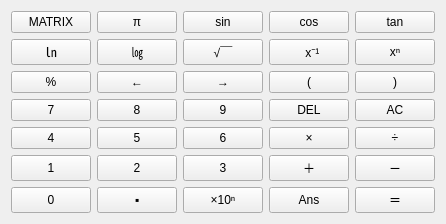
      <widget class="QWidget" name="page1">
       <layout class="QGridLayout" name="gridLayout">
        <item row="1" column="5">
         <widget class="QPushButton" name="buttonInverse">
          <property name="sizePolicy">
           <sizepolicy hsizetype="Expanding" vsizetype="Expanding">
            <horstretch>0</horstretch>
            <verstretch>0</verstretch>
           </sizepolicy>
          </property>
          <property name="maximumSize">
           <size>
            <width>200</width>
            <height>200</height>
           </size>
          </property>
          <property name="text">
           <string>  x⁻¹</string>
          </property>
         </widget>
        </item>
        <item row="2" column="1">
         <widget class="QPushButton" name="buttonMoveLeft">
          <property name="sizePolicy">
           <sizepolicy hsizetype="Expanding" vsizetype="Expanding">
            <horstretch>0</horstretch>
            <verstretch>0</verstretch>
           </sizepolicy>
          </property>
          <property name="maximumSize">
           <size>
            <width>200</width>
            <height>200</height>
           </size>
          </property>
          <property name="text">
           <string>←</string>
          </property>
         </widget>
        </item>
        <item row="2" column="0">
         <widget class="QPushButton" name="buttonMod">
          <property name="sizePolicy">
           <sizepolicy hsizetype="Expanding" vsizetype="Expanding">
            <horstretch>0</horstretch>
            <verstretch>0</verstretch>
           </sizepolicy>
          </property>
          <property name="maximumSize">
           <size>
            <width>200</width>
            <height>200</height>
           </size>
          </property>
          <property name="text">
           <string>%</string>
          </property>
         </widget>
        </item>
        <item row="4" column="7">
         <widget class="QPushButton" name="buttonDivide">
          <property name="sizePolicy">
           <sizepolicy hsizetype="Expanding" vsizetype="Expanding">
            <horstretch>0</horstretch>
            <verstretch>0</verstretch>
           </sizepolicy>
          </property>
          <property name="maximumSize">
           <size>
            <width>200</width>
            <height>200</height>
           </size>
          </property>
          <property name="text">
           <string>÷</string>
          </property>
          <property name="iconSize">
           <size>
            <width>80</width>
            <height>50</height>
           </size>
          </property>
         </widget>
        </item>
        <item row="0" column="0">
         <widget class="QPushButton" name="buttonMatrix">
          <property name="sizePolicy">
           <sizepolicy hsizetype="Expanding" vsizetype="Expanding">
            <horstretch>0</horstretch>
            <verstretch>0</verstretch>
           </sizepolicy>
          </property>
          <property name="maximumSize">
           <size>
            <width>200</width>
            <height>200</height>
           </size>
          </property>
          <property name="text">
           <string>MATRIX</string>
          </property>
         </widget>
        </item>
        <item row="0" column="1">
         <widget class="QPushButton" name="buttonPI">
          <property name="sizePolicy">
           <sizepolicy hsizetype="Expanding" vsizetype="Expanding">
            <horstretch>0</horstretch>
            <verstretch>0</verstretch>
           </sizepolicy>
          </property>
          <property name="maximumSize">
           <size>
            <width>200</width>
            <height>200</height>
           </size>
          </property>
          <property name="text">
           <string>π</string>
          </property>
         </widget>
        </item>
        <item row="4" column="0">
         <widget class="QPushButton" name="button4">
          <property name="sizePolicy">
           <sizepolicy hsizetype="Expanding" vsizetype="Expanding">
            <horstretch>0</horstretch>
            <verstretch>0</verstretch>
           </sizepolicy>
          </property>
          <property name="maximumSize">
           <size>
            <width>200</width>
            <height>200</height>
           </size>
          </property>
          <property name="text">
           <string>4</string>
          </property>
          <property name="iconSize">
           <size>
            <width>80</width>
            <height>50</height>
           </size>
          </property>
         </widget>
        </item>
        <item row="4" column="3">
         <widget class="QPushButton" name="button6">
          <property name="sizePolicy">
           <sizepolicy hsizetype="Expanding" vsizetype="Expanding">
            <horstretch>0</horstretch>
            <verstretch>0</verstretch>
           </sizepolicy>
          </property>
          <property name="maximumSize">
           <size>
            <width>200</width>
            <height>200</height>
           </size>
          </property>
          <property name="text">
           <string>6</string>
          </property>
          <property name="iconSize">
           <size>
            <width>80</width>
            <height>50</height>
           </size>
          </property>
         </widget>
        </item>
        <item row="4" column="1">
         <widget class="QPushButton" name="button5">
          <property name="sizePolicy">
           <sizepolicy hsizetype="Expanding" vsizetype="Expanding">
            <horstretch>0</horstretch>
            <verstretch>0</verstretch>
           </sizepolicy>
          </property>
          <property name="maximumSize">
           <size>
            <width>200</width>
            <height>200</height>
           </size>
          </property>
          <property name="text">
           <string>5</string>
          </property>
          <property name="iconSize">
           <size>
            <width>80</width>
            <height>50</height>
           </size>
          </property>
         </widget>
        </item>
        <item row="6" column="5">
         <widget class="QPushButton" name="buttonANS">
          <property name="sizePolicy">
           <sizepolicy hsizetype="Expanding" vsizetype="Expanding">
            <horstretch>0</horstretch>
            <verstretch>0</verstretch>
           </sizepolicy>
          </property>
          <property name="maximumSize">
           <size>
            <width>200</width>
            <height>200</height>
           </size>
          </property>
          <property name="text">
           <string>Ans</string>
          </property>
          <property name="iconSize">
           <size>
            <width>80</width>
            <height>50</height>
           </size>
          </property>
         </widget>
        </item>
        <item row="2" column="3">
         <widget class="QPushButton" name="buttonMoveRight">
          <property name="sizePolicy">
           <sizepolicy hsizetype="Expanding" vsizetype="Expanding">
            <horstretch>0</horstretch>
            <verstretch>0</verstretch>
           </sizepolicy>
          </property>
          <property name="maximumSize">
           <size>
            <width>200</width>
            <height>200</height>
           </size>
          </property>
          <property name="text">
           <string>→</string>
          </property>
         </widget>
        </item>
        <item row="3" column="3">
         <widget class="QPushButton" name="button9">
          <property name="sizePolicy">
           <sizepolicy hsizetype="Expanding" vsizetype="Expanding">
            <horstretch>0</horstretch>
            <verstretch>0</verstretch>
           </sizepolicy>
          </property>
          <property name="maximumSize">
           <size>
            <width>200</width>
            <height>200</height>
           </size>
          </property>
          <property name="text">
           <string>9</string>
          </property>
          <property name="iconSize">
           <size>
            <width>80</width>
            <height>50</height>
           </size>
          </property>
         </widget>
        </item>
        <item row="3" column="1">
         <widget class="QPushButton" name="button8">
          <property name="sizePolicy">
           <sizepolicy hsizetype="Expanding" vsizetype="Expanding">
            <horstretch>0</horstretch>
            <verstretch>0</verstretch>
           </sizepolicy>
          </property>
          <property name="maximumSize">
           <size>
            <width>200</width>
            <height>200</height>
           </size>
          </property>
          <property name="text">
           <string>8</string>
          </property>
          <property name="iconSize">
           <size>
            <width>80</width>
            <height>50</height>
           </size>
          </property>
         </widget>
        </item>
        <item row="6" column="7">
         <widget class="QPushButton" name="buttonEqual">
          <property name="sizePolicy">
           <sizepolicy hsizetype="Expanding" vsizetype="Expanding">
            <horstretch>0</horstretch>
            <verstretch>0</verstretch>
           </sizepolicy>
          </property>
          <property name="maximumSize">
           <size>
            <width>200</width>
            <height>200</height>
           </size>
          </property>
          <property name="text">
           <string>＝</string>
          </property>
          <property name="iconSize">
           <size>
            <width>80</width>
            <height>50</height>
           </size>
          </property>
         </widget>
        </item>
        <item row="1" column="7">
         <widget class="QPushButton" name="buttonPow">
          <property name="sizePolicy">
           <sizepolicy hsizetype="Expanding" vsizetype="Expanding">
            <horstretch>0</horstretch>
            <verstretch>0</verstretch>
           </sizepolicy>
          </property>
          <property name="maximumSize">
           <size>
            <width>200</width>
            <height>200</height>
           </size>
          </property>
          <property name="text">
           <string>xⁿ</string>
          </property>
         </widget>
        </item>
        <item row="2" column="5">
         <widget class="QPushButton" name="buttonLeft">
          <property name="sizePolicy">
           <sizepolicy hsizetype="Expanding" vsizetype="Expanding">
            <horstretch>0</horstretch>
            <verstretch>0</verstretch>
           </sizepolicy>
          </property>
          <property name="maximumSize">
           <size>
            <width>200</width>
            <height>200</height>
           </size>
          </property>
          <property name="text">
           <string>(</string>
          </property>
         </widget>
        </item>
        <item row="4" column="5">
         <widget class="QPushButton" name="buttonMultiply">
          <property name="sizePolicy">
           <sizepolicy hsizetype="Expanding" vsizetype="Expanding">
            <horstretch>0</horstretch>
            <verstretch>0</verstretch>
           </sizepolicy>
          </property>
          <property name="maximumSize">
           <size>
            <width>200</width>
            <height>200</height>
           </size>
          </property>
          <property name="text">
           <string>×</string>
          </property>
          <property name="iconSize">
           <size>
            <width>80</width>
            <height>50</height>
           </size>
          </property>
         </widget>
        </item>
        <item row="3" column="0">
         <widget class="QPushButton" name="button7">
          <property name="sizePolicy">
           <sizepolicy hsizetype="Expanding" vsizetype="Expanding">
            <horstretch>0</horstretch>
            <verstretch>0</verstretch>
           </sizepolicy>
          </property>
          <property name="maximumSize">
           <size>
            <width>200</width>
            <height>200</height>
           </size>
          </property>
          <property name="text">
           <string>7</string>
          </property>
          <property name="iconSize">
           <size>
            <width>80</width>
            <height>50</height>
           </size>
          </property>
         </widget>
        </item>
        <item row="5" column="5">
         <widget class="QPushButton" name="buttonPlus">
          <property name="sizePolicy">
           <sizepolicy hsizetype="Expanding" vsizetype="Expanding">
            <horstretch>0</horstretch>
            <verstretch>0</verstretch>
           </sizepolicy>
          </property>
          <property name="maximumSize">
           <size>
            <width>200</width>
            <height>200</height>
           </size>
          </property>
          <property name="text">
           <string>＋</string>
          </property>
          <property name="iconSize">
           <size>
            <width>80</width>
            <height>50</height>
           </size>
          </property>
         </widget>
        </item>
        <item row="5" column="1">
         <widget class="QPushButton" name="button2">
          <property name="sizePolicy">
           <sizepolicy hsizetype="Expanding" vsizetype="Expanding">
            <horstretch>0</horstretch>
            <verstretch>0</verstretch>
           </sizepolicy>
          </property>
          <property name="maximumSize">
           <size>
            <width>200</width>
            <height>200</height>
           </size>
          </property>
          <property name="text">
           <string>2</string>
          </property>
          <property name="iconSize">
           <size>
            <width>80</width>
            <height>50</height>
           </size>
          </property>
         </widget>
        </item>
        <item row="5" column="7">
         <widget class="QPushButton" name="buttonMinus">
          <property name="sizePolicy">
           <sizepolicy hsizetype="Expanding" vsizetype="Expanding">
            <horstretch>0</horstretch>
            <verstretch>0</verstretch>
           </sizepolicy>
          </property>
          <property name="maximumSize">
           <size>
            <width>200</width>
            <height>200</height>
           </size>
          </property>
          <property name="text">
           <string>－</string>
          </property>
          <property name="iconSize">
           <size>
            <width>80</width>
            <height>50</height>
           </size>
          </property>
         </widget>
        </item>
        <item row="3" column="5">
         <widget class="QPushButton" name="buttonDelete">
          <property name="sizePolicy">
           <sizepolicy hsizetype="Expanding" vsizetype="Expanding">
            <horstretch>0</horstretch>
            <verstretch>0</verstretch>
           </sizepolicy>
          </property>
          <property name="maximumSize">
           <size>
            <width>200</width>
            <height>200</height>
           </size>
          </property>
          <property name="text">
           <string>DEL</string>
          </property>
          <property name="iconSize">
           <size>
            <width>80</width>
            <height>50</height>
           </size>
          </property>
         </widget>
        </item>
        <item row="5" column="3">
         <widget class="QPushButton" name="button3">
          <property name="sizePolicy">
           <sizepolicy hsizetype="Expanding" vsizetype="Expanding">
            <horstretch>0</horstretch>
            <verstretch>0</verstretch>
           </sizepolicy>
          </property>
          <property name="maximumSize">
           <size>
            <width>200</width>
            <height>200</height>
           </size>
          </property>
          <property name="text">
           <string>3</string>
          </property>
          <property name="iconSize">
           <size>
            <width>80</width>
            <height>50</height>
           </size>
          </property>
         </widget>
        </item>
        <item row="3" column="7">
         <widget class="QPushButton" name="buttonClear">
          <property name="sizePolicy">
           <sizepolicy hsizetype="Expanding" vsizetype="Expanding">
            <horstretch>0</horstretch>
            <verstretch>0</verstretch>
           </sizepolicy>
          </property>
          <property name="maximumSize">
           <size>
            <width>200</width>
            <height>200</height>
           </size>
          </property>
          <property name="text">
           <string>AC</string>
          </property>
          <property name="iconSize">
           <size>
            <width>80</width>
            <height>50</height>
           </size>
          </property>
         </widget>
        </item>
        <item row="2" column="7">
         <widget class="QPushButton" name="buttonRight">
          <property name="sizePolicy">
           <sizepolicy hsizetype="Expanding" vsizetype="Expanding">
            <horstretch>0</horstretch>
            <verstretch>0</verstretch>
           </sizepolicy>
          </property>
          <property name="maximumSize">
           <size>
            <width>200</width>
            <height>200</height>
           </size>
          </property>
          <property name="text">
           <string>)</string>
          </property>
         </widget>
        </item>
        <item row="5" column="0">
         <widget class="QPushButton" name="button1">
          <property name="sizePolicy">
           <sizepolicy hsizetype="Expanding" vsizetype="Expanding">
            <horstretch>0</horstretch>
            <verstretch>0</verstretch>
           </sizepolicy>
          </property>
          <property name="maximumSize">
           <size>
            <width>200</width>
            <height>200</height>
           </size>
          </property>
          <property name="text">
           <string>1</string>
          </property>
          <property name="iconSize">
           <size>
            <width>80</width>
            <height>50</height>
           </size>
          </property>
         </widget>
        </item>
        <item row="6" column="0">
         <widget class="QPushButton" name="button0">
          <property name="sizePolicy">
           <sizepolicy hsizetype="Expanding" vsizetype="Expanding">
            <horstretch>0</horstretch>
            <verstretch>0</verstretch>
           </sizepolicy>
          </property>
          <property name="maximumSize">
           <size>
            <width>200</width>
            <height>200</height>
           </size>
          </property>
          <property name="text">
           <string>0</string>
          </property>
          <property name="iconSize">
           <size>
            <width>80</width>
            <height>50</height>
           </size>
          </property>
         </widget>
        </item>
        <item row="6" column="3">
         <widget class="QPushButton" name="buttonExp10">
          <property name="sizePolicy">
           <sizepolicy hsizetype="Expanding" vsizetype="Expanding">
            <horstretch>0</horstretch>
            <verstretch>0</verstretch>
           </sizepolicy>
          </property>
          <property name="maximumSize">
           <size>
            <width>200</width>
            <height>200</height>
           </size>
          </property>
          <property name="text">
           <string>×10ⁿ</string>
          </property>
         </widget>
        </item>
        <item row="6" column="1">
         <widget class="QPushButton" name="buttonDot">
          <property name="sizePolicy">
           <sizepolicy hsizetype="Expanding" vsizetype="Expanding">
            <horstretch>0</horstretch>
            <verstretch>0</verstretch>
           </sizepolicy>
          </property>
          <property name="maximumSize">
           <size>
            <width>200</width>
            <height>200</height>
           </size>
          </property>
          <property name="text">
           <string>▪</string>
          </property>
          <property name="iconSize">
           <size>
            <width>80</width>
            <height>50</height>
           </size>
          </property>
         </widget>
        </item>
        <item row="1" column="3">
         <widget class="QPushButton" name="buttonSqrt">
          <property name="sizePolicy">
           <sizepolicy hsizetype="Expanding" vsizetype="Expanding">
            <horstretch>0</horstretch>
            <verstretch>0</verstretch>
           </sizepolicy>
          </property>
          <property name="maximumSize">
           <size>
            <width>200</width>
            <height>200</height>
           </size>
          </property>
          <property name="text">
           <string>√￣</string>
          </property>
         </widget>
        </item>
        <item row="0" column="3">
         <widget class="QPushButton" name="buttonSin">
          <property name="sizePolicy">
           <sizepolicy hsizetype="Expanding" vsizetype="Expanding">
            <horstretch>0</horstretch>
            <verstretch>0</verstretch>
           </sizepolicy>
          </property>
          <property name="maximumSize">
           <size>
            <width>200</width>
            <height>200</height>
           </size>
          </property>
          <property name="text">
           <string>sin</string>
          </property>
         </widget>
        </item>
        <item row="1" column="0">
         <widget class="QPushButton" name="buttonLn">
          <property name="sizePolicy">
           <sizepolicy hsizetype="Expanding" vsizetype="Expanding">
            <horstretch>0</horstretch>
            <verstretch>0</verstretch>
           </sizepolicy>
          </property>
          <property name="maximumSize">
           <size>
            <width>200</width>
            <height>200</height>
           </size>
          </property>
          <property name="text">
           <string>㏑</string>
          </property>
         </widget>
        </item>
        <item row="0" column="5">
         <widget class="QPushButton" name="buttonCos">
          <property name="sizePolicy">
           <sizepolicy hsizetype="Expanding" vsizetype="Expanding">
            <horstretch>0</horstretch>
            <verstretch>0</verstretch>
           </sizepolicy>
          </property>
          <property name="maximumSize">
           <size>
            <width>200</width>
            <height>200</height>
           </size>
          </property>
          <property name="text">
           <string>cos</string>
          </property>
         </widget>
        </item>
        <item row="1" column="1">
         <widget class="QPushButton" name="buttonLog">
          <property name="sizePolicy">
           <sizepolicy hsizetype="Expanding" vsizetype="Expanding">
            <horstretch>0</horstretch>
            <verstretch>0</verstretch>
           </sizepolicy>
          </property>
          <property name="maximumSize">
           <size>
            <width>200</width>
            <height>200</height>
           </size>
          </property>
          <property name="text">
           <string>㏒</string>
          </property>
         </widget>
        </item>
        <item row="0" column="7">
         <widget class="QPushButton" name="buttonTan">
          <property name="sizePolicy">
           <sizepolicy hsizetype="Expanding" vsizetype="Expanding">
            <horstretch>0</horstretch>
            <verstretch>0</verstretch>
           </sizepolicy>
          </property>
          <property name="maximumSize">
           <size>
            <width>200</width>
            <height>200</height>
           </size>
          </property>
          <property name="text">
           <string>tan</string>
          </property>
          <property name="autoDefault">
           <bool>false</bool>
          </property>
          <property name="default">
           <bool>false</bool>
          </property>
          <property name="flat">
           <bool>false</bool>
          </property>
         </widget>
        </item>
       </layout>
       <zorder>buttonDelete</zorder>
       <zorder>buttonClear</zorder>
       <zorder>buttonMultiply</zorder>
       <zorder>buttonDivide</zorder>
       <zorder>buttonPlus</zorder>
       <zorder>buttonMinus</zorder>
       <zorder>buttonANS</zorder>
       <zorder>buttonEqual</zorder>
       <zorder>button9</zorder>
       <zorder>button8</zorder>
       <zorder>button7</zorder>
       <zorder>button4</zorder>
       <zorder>button5</zorder>
       <zorder>button6</zorder>
       <zorder>button3</zorder>
       <zorder>button2</zorder>
       <zorder>button1</zorder>
       <zorder>button0</zorder>
       <zorder>buttonDot</zorder>
       <zorder>buttonExp10</zorder>
       <zorder>buttonLeft</zorder>
       <zorder>buttonMoveLeft</zorder>
       <zorder>buttonRight</zorder>
       <zorder>buttonMoveRight</zorder>
       <zorder>buttonMod</zorder>
       <zorder>buttonMatrix</zorder>
       <zorder>buttonPI</zorder>
       <zorder>buttonPow</zorder>
       <zorder>buttonInverse</zorder>
       <zorder>buttonSqrt</zorder>
       <zorder>buttonSin</zorder>
       <zorder>buttonLn</zorder>
       <zorder>buttonCos</zorder>
       <zorder>buttonLog</zorder>
       <zorder>buttonTan</zorder>
      </widget>
